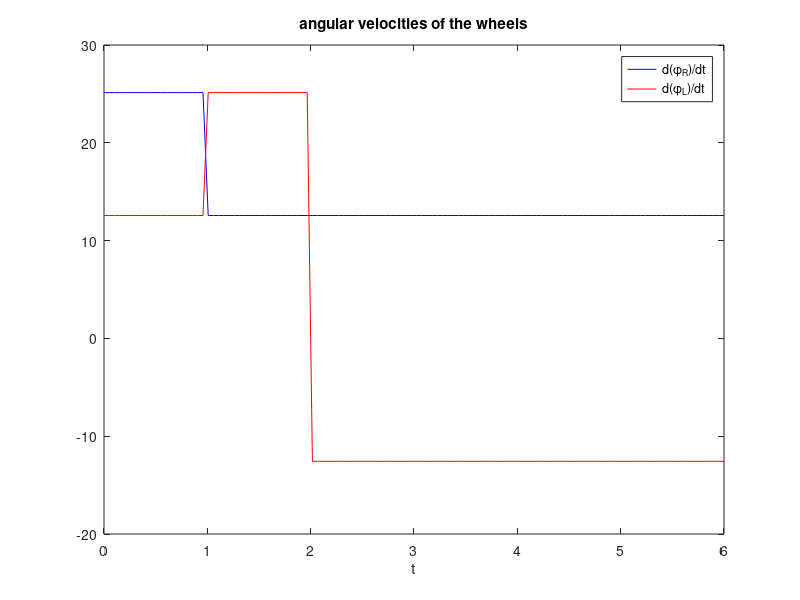
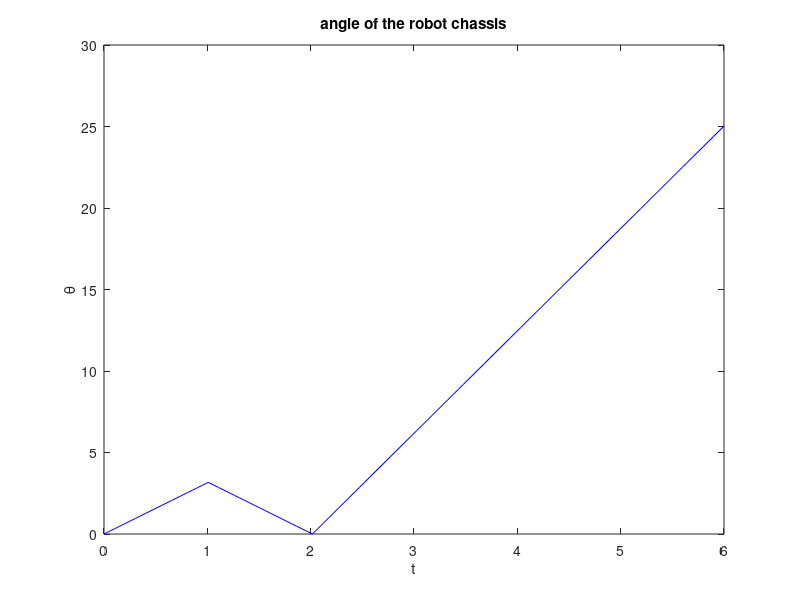
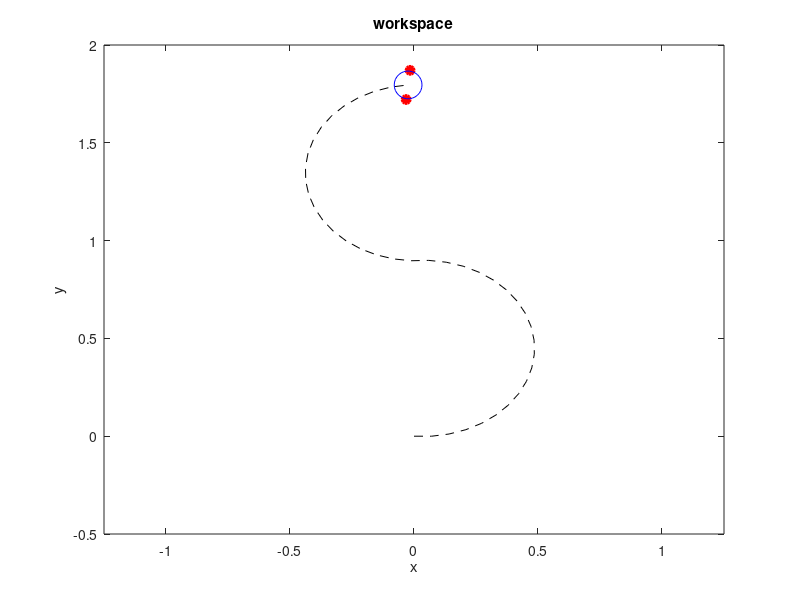

MATLAB code for these plots, in order:
clc;close;clear;

% parameters
rR=0.075;
rL=rR;
b=0.3/2;
tf=6;

% initial conditions
theta0=0;
x0=0;
y0=0;

% time vector and time increment
t=linspace(0,tf,120);
dt=t(2)-t(1);

% initialization and pre-allocation of pose variables
x=zeros(1,length(t));
y=zeros(1,length(t));
theta=zeros(1,length(t));
theta(1)=theta0;
x(1)=x0;
y(1)=y0;

% command signals (in RPM)
ind1=find(t<=max(t)/6);
ind2=find((t>max(t)/6)&(t<=2*max(t)/6));
ind3=find((t>2*max(t)/6)&(t<=max(t))); 

vec=ones(1,length(t));
phidotR=[240*(2*pi/60)*(vec(ind1)) 120*(2*pi/60)*(vec(ind2)) 120*(2*pi/60)*(vec(ind3)) ];
phidotL=[120*(2*pi/60)*(vec(ind1)) 240*(2*pi/60)*(vec(ind2)) -120*(2*pi/60)*(vec(ind3)) ];

% update loop
for ii=2:length(t)
    J=[rR*cos(theta(ii-1))/2 rL*cos(theta(ii-1))/2;...
        rR*sin(theta(ii-1))/2 rL*sin(theta(ii-1))/2;...
        0.5*rR/b -0.5*rL/b];

    deltapose=dt*J*[phidotR(ii-1);phidotL(ii-1)];

    x(ii)=x(ii-1)+deltapose(1);
    y(ii)=y(ii-1)+deltapose(2);
    theta(ii)=theta(ii-1)+deltapose(3);
end
    
% plot and animation
figure(1);
plot(t,phidotR,'b');
hold on;
plot(t,phidotL,'r');
xlabel('t')
legend('d(\phi_{R})/dt','d(\phi_{L})/dt')
title('angular velocities of the wheels');

figure(2);
plot(t,theta,'b');
xlabel('t')
ylabel('\theta')
title('angle of the robot chassis');

figure(3);
plot(x,y,'k--');
title('workspace')
xlabel('x')
ylabel('y')
hold on;
wls=[0 0;-0.5*b 0.5*b];
wlsrot=[cos(theta(ii)) -sin(theta(ii));sin(theta(ii)) cos(theta(ii))]*wls;
h1=plot(wlsrot(1,1)+x(1),wlsrot(2,1)+y(1),'ro','LineWidth',2,'MarkerFaceColor','r');
h2=plot(wlsrot(1,2)+x(1),wlsrot(2,2)+y(1),'ro','LineWidth',2,'MarkerFaceColor','r');
h3=plot(x(1),y(1),'bo','MarkerSize',20);
axis([-1.25 1.25 -0.5 2]);

for ii=2:length(t)
    wlsrot=[cos(theta(ii)) -sin(theta(ii));sin(theta(ii)) cos(theta(ii))]*wls;
    set(h1,'XData',wlsrot(1,1)+x(ii));
    set(h1,'YData',wlsrot(2,1)+y(ii));
    set(h2,'XData',wlsrot(1,2)+x(ii));
    set(h2,'YData',wlsrot(2,2)+y(ii));
    set(h3,'XData',x(ii));
    set(h3,'YData',y(ii));
    
    drawnow;
    pause(0.1);
end